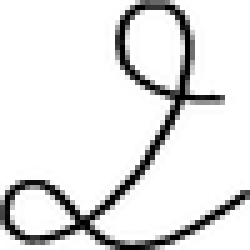
#> input picture test.bmp, 50 x 50 px (shown 5 times larger)
$ python vector.py
#> lines starting #> are read from the running program, lines starting #| are printed output that depends on the picture
import numpy as np
from PIL import Image


def splitit(input_list):
    return [input_list[i:i + 25] for i in range(0, len(input_list), 25)]


def load_image(file):
#> called with file = './test.bmp'
    img = Image.open(file)
#> img is the input picture: PIL image 50x50 L; min 0, max 255, mean 226.7
    img = img.convert('L')
    img_data = np.array(img)
    img_data = np.where(img_data > 220, 255, 0)
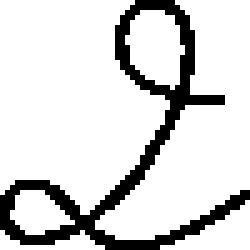
#> img_data: shape (50, 50) int64 (shown 5 times larger); 84% white; black in thin lines or dots
    return img_data

images = []
images.append(load_image("./test.bmp"))

def split():
    sub_images = []
    for image in images:
        for i in range(0, 50, 10):
            for j in range(0, 50, 10):
                sub_image = image[i:i+10, j:j+10]
                sub_images.append(sub_image)
#> this loop made 1 pass
#> after the loop, sub_images = 25 items
    return sub_images


def count(sub_images):
    n = []
    for matrix in sub_images:
        count = np.sum(matrix < 255)
        n.append(count)
    return n


sub = split()
#> sub = 25 items
print("----------------------- Le Vectour de Caraktirizike -----------------------")
counts = count(sub)
#> the loop in count, `for matrix in sub_images:` made 25 passes
#> count on passes 1 to 12: 0, 0, 28, 34, 0, 0, 0, 22, 41, 5, 0, 0
#> after the loop in count, `for matrix in sub_images:`: n = 25 values, max 48 at index 21, min 0 at index 0, mean 16.04
#> counts has the same summary as n in count
counts = splitit(counts)
#> counts = 1 item
print(counts)
#| [[0, 0, 28, 34, 0, 0, 0, 22, 41, 5, 0, 0, 1, 31, 5, 22, 9, 31, 4, 6, 36, 48, 31, 25, 22]]
